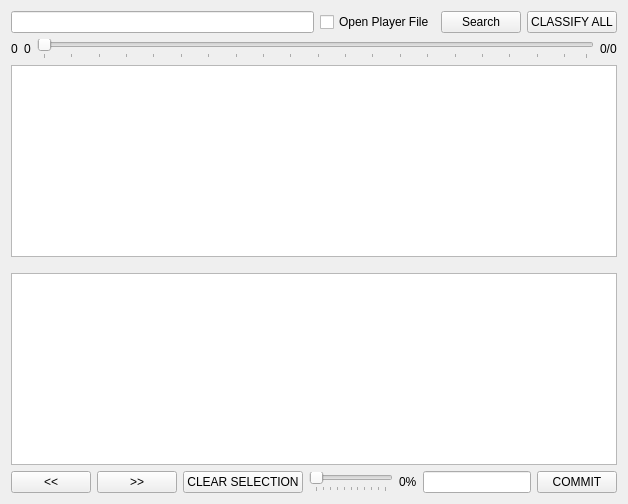
      <widget class="QWidget" name="Overs">
       <attribute name="title">
        <string>Overs</string>
       </attribute>
       <layout class="QVBoxLayout" name="verticalLayout_2">
        <item>
         <layout class="QVBoxLayout" name="verticalLayout_3">
          <property name="sizeConstraint">
           <enum>QLayout::SetMinimumSize</enum>
          </property>
          <item>
           <layout class="QHBoxLayout" name="horizontalLayout">
            <item>
             <widget class="QLineEdit" name="searchBox"/>
            </item>
            <item>
             <widget class="QCheckBox" name="openPlayerFile">
              <property name="text">
               <string>Open Player File</string>
              </property>
             </widget>
            </item>
            <item>
             <widget class="QPushButton" name="searchPlayer">
              <property name="text">
               <string>Search</string>
              </property>
             </widget>
            </item>
            <item>
             <widget class="QPushButton" name="classifyAll">
              <property name="text">
               <string>CLASSIFY ALL</string>
              </property>
             </widget>
            </item>
           </layout>
          </item>
          <item>
           <layout class="QHBoxLayout" name="horizontalLayout_3">
            <item>
             <widget class="QLabel" name="completed">
              <property name="text">
               <string>0</string>
              </property>
             </widget>
            </item>
            <item>
             <widget class="QLabel" name="totalBalls">
              <property name="text">
               <string>0</string>
              </property>
             </widget>
            </item>
            <item>
             <widget class="QSlider" name="progress">
              <property name="orientation">
               <enum>Qt::Horizontal</enum>
              </property>
              <property name="tickPosition">
               <enum>QSlider::TicksBelow</enum>
              </property>
              <property name="tickInterval">
               <number>5</number>
              </property>
             </widget>
            </item>
            <item>
             <widget class="QLabel" name="oversLeft">
              <property name="text">
               <string>0/0</string>
              </property>
             </widget>
            </item>
           </layout>
          </item>
          <item>
           <widget class="QTableView" name="overView">
            <property name="font">
             <font>
              <pointsize>15</pointsize>
             </font>
            </property>
            <property name="selectionMode">
             <enum>QAbstractItemView::SingleSelection</enum>
            </property>
            <property name="selectionBehavior">
             <enum>QAbstractItemView::SelectRows</enum>
            </property>
            <attribute name="horizontalHeaderVisible">
             <bool>false</bool>
            </attribute>
            <attribute name="horizontalHeaderMinimumSectionSize">
             <number>10</number>
            </attribute>
            <attribute name="horizontalHeaderStretchLastSection">
             <bool>true</bool>
            </attribute>
            <attribute name="verticalHeaderMinimumSectionSize">
             <number>10</number>
            </attribute>
            <attribute name="verticalHeaderStretchLastSection">
             <bool>true</bool>
            </attribute>
           </widget>
          </item>
          <item>
           <spacer name="verticalSpacer">
            <property name="orientation">
             <enum>Qt::Vertical</enum>
            </property>
            <property name="sizeType">
             <enum>QSizePolicy::Fixed</enum>
            </property>
            <property name="sizeHint" stdset="0">
             <size>
              <width>20</width>
              <height>10</height>
             </size>
            </property>
           </spacer>
          </item>
          <item>
           <widget class="QTextBrowser" name="ballView">
            <property name="sizePolicy">
             <sizepolicy hsizetype="Expanding" vsizetype="Minimum">
              <horstretch>0</horstretch>
              <verstretch>0</verstretch>
             </sizepolicy>
            </property>
            <property name="font">
             <font>
              <pointsize>16</pointsize>
             </font>
            </property>
           </widget>
          </item>
          <item>
           <layout class="QHBoxLayout" name="horizontalLayout_2" stretch="1,1,0,0,0,0,0">
            <item>
             <widget class="QPushButton" name="backMatch">
              <property name="sizePolicy">
               <sizepolicy hsizetype="Fixed" vsizetype="Preferred">
                <horstretch>0</horstretch>
                <verstretch>0</verstretch>
               </sizepolicy>
              </property>
              <property name="text">
               <string>&lt;&lt;</string>
              </property>
             </widget>
            </item>
            <item>
             <widget class="QPushButton" name="forwardMatch">
              <property name="sizePolicy">
               <sizepolicy hsizetype="Fixed" vsizetype="Preferred">
                <horstretch>0</horstretch>
                <verstretch>0</verstretch>
               </sizepolicy>
              </property>
              <property name="text">
               <string>&gt;&gt;</string>
              </property>
             </widget>
            </item>
            <item>
             <widget class="QPushButton" name="clearSelection">
              <property name="sizePolicy">
               <sizepolicy hsizetype="Fixed" vsizetype="Fixed">
                <horstretch>0</horstretch>
                <verstretch>0</verstretch>
               </sizepolicy>
              </property>
              <property name="text">
               <string>CLEAR SELECTION</string>
              </property>
             </widget>
            </item>
            <item>
             <widget class="QSlider" name="threshold">
              <property name="sizePolicy">
               <sizepolicy hsizetype="Expanding" vsizetype="Fixed">
                <horstretch>0</horstretch>
                <verstretch>0</verstretch>
               </sizepolicy>
              </property>
              <property name="maximum">
               <number>100</number>
              </property>
              <property name="orientation">
               <enum>Qt::Horizontal</enum>
              </property>
              <property name="tickPosition">
               <enum>QSlider::TicksBelow</enum>
              </property>
              <property name="tickInterval">
               <number>10</number>
              </property>
             </widget>
            </item>
            <item>
             <widget class="QLabel" name="thresholdLabel">
              <property name="text">
               <string>0%</string>
              </property>
             </widget>
            </item>
            <item>
             <widget class="QLineEdit" name="filename"/>
            </item>
            <item>
             <widget class="QPushButton" name="commit">
              <property name="text">
               <string>COMMIT</string>
              </property>
             </widget>
            </item>
           </layout>
          </item>
         </layout>
        </item>
       </layout>
      </widget>
